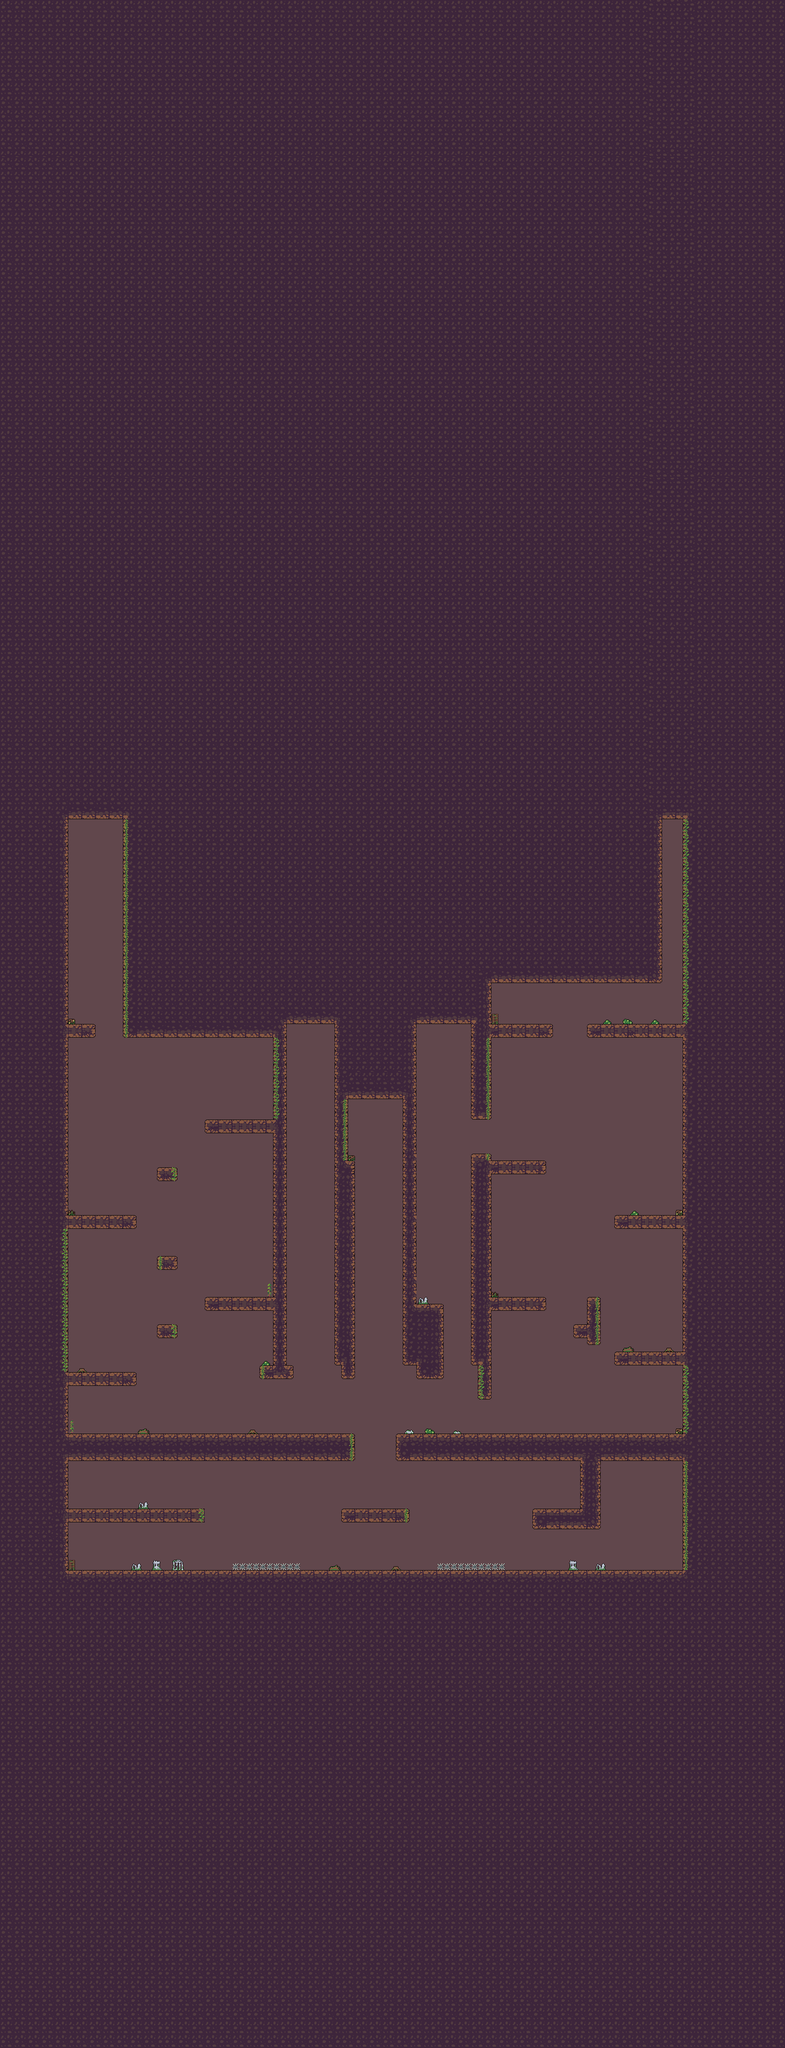

Rendered tile map (Tiled .tmx) drawn with the repository's tilesets; below, a short description and the map source with its tile grids summarised:
An orthogonal 115x300 tile map with 16x16 px tiles, 3 tile layers (bg, tiles, decor), 1 hidden layer not drawn, 3 tilesets and 30 objects (8x block_enemy, 7x weapon, 4x golem_enemy, 3x orc_enemy, 2x ouch, ...).

<map version="1.8" tiledversion="1.8.2" orientation="orthogonal" renderorder="right-down" width="115" height="300" tilewidth="16" tileheight="16" infinite="0" nextlayerid="8" nextobjectid="36">
 <tileset firstgid="1" source="../hackceler_tiles.tsx" />
 <tileset firstgid="121" source="../spike.tsx" />
 <tileset firstgid="1321" source="ruins_tileset.tsx" />
 <layer id="6" name="bg" width="115" height="300">
  <data>[34500 cells, 21850 non-empty, 1 distinct tile ids]</data>
 </layer>
 <layer id="1" name="tiles" width="115" height="300">
  <data>[34500 cells, 28194 non-empty, 61 distinct tile ids]</data>
 </layer>
 <layer id="7" name="decor" width="115" height="300">
  <data>[34500 cells, 235 non-empty, 35 distinct tile ids]</data>
 </layer>
 <layer id="4" name="platforms" width="115" height="300" visible="0">
  <data>[34500 cells, 1423 non-empty, 1 distinct tile ids]</data>
 </layer>
 <objectgroup id="5" name="objects">
  <object id="1" name="player" x="1576" y="2000" />
  <object id="2" name="trapped_jessse_npc" x="592" y="2604">
   <properties>
    <property name="stars" type="int" value="2" />
    <property name="walk_data" value="2000,W100,E100" />
   </properties>
  </object>
  <object id="3" name="trapped_raibbit_npc" x="1520" y="3588">
   <properties>
    <property name="stars" type="int" value="1" />
   </properties>
  </object>
  <object id="4" name="golem_enemy" x="1232" y="2368">
   <properties>
    <property name="respawn" type="bool" value="true" />
   </properties>
   <point />
  </object>
  <object id="5" name="golem_enemy" x="1552" y="2816">
   <properties>
    <property name="walk_data" value="2000,W100,E100" />
   </properties>
   <point />
  </object>
  <object id="6" name="golem_enemy" x="880" y="3504">
   <point />
  </object>
  <object id="7" name="golem_enemy" x="512" y="3008">
   <properties>
    <property name="respawn" type="bool" value="true" />
    <property name="walk_data" value="2000,E100,W100" />
   </properties>
   <point />
  </object>
  <object id="8" name="orc_enemy" x="1248" y="3012">
   <point />
  </object>
  <object id="9" name="orc_enemy" x="432" y="3508">
   <point />
  </object>
  <object id="11" name="orc_enemy" x="1488" y="3332">
   <properties>
    <property name="respawn" type="bool" value="true" />
    <property name="walk_data" value="2000,W300,E300" />
   </properties>
   <point />
  </object>
  <object id="13" name="weapon" x="1184" y="3008">
   <properties>
    <property name="type" value="gun" />
   </properties>
   <point />
  </object>
  <object id="14" name="weapon" x="1216" y="2688">
   <properties>
    <property name="type" value="cannon" />
   </properties>
   <point />
  </object>
  <object id="16" name="weapon" x="1552" y="3328">
   <properties>
    <property name="type" value="cannon" />
   </properties>
   <point />
  </object>
  <object id="18" name="ouch" x="1024" y="3664" width="160" height="16.5">
   <properties>
    <property name="damage" type="float" value="5" />
    <property name="min_distance" type="float" value="0" />
   </properties>
  </object>
  <object id="19" name="ouch" x="544" y="3664" width="160" height="16.5">
   <properties>
    <property name="damage" type="float" value="5" />
    <property name="min_distance" type="float" value="0" />
   </properties>
  </object>
  <object id="20" name="fire" x="224" y="2816">
   <properties>
    <property name="min_distance" type="float" value="100" />
   </properties>
   <point />
  </object>
  <object id="23" name="ruins_warp" x="192" y="3536">
   <point />
  </object>
  <object id="24" name="key_gate" x="1264" y="3632">
   <point />
  </object>
  <object id="25" name="block_enemy" x="800" y="3264">
   <properties>
    <property name="color" value="orange" />
   </properties>
   <point />
  </object>
  <object id="26" name="block_enemy" x="800" y="3328">
   <properties>
    <property name="color" value="orange" />
   </properties>
   <point />
  </object>
  <object id="27" name="block_enemy" x="736" y="3264">
   <properties>
    <property name="color" value="red" />
   </properties>
   <point />
  </object>
  <object id="28" name="block_enemy" x="736" y="3328">
   <properties>
    <property name="color" value="red" />
   </properties>
   <point />
  </object>
  <object id="29" name="weapon" x="1072" y="3144">
   <properties>
    <property name="type" value="orange_gun" />
   </properties>
   <point />
  </object>
  <object id="30" name="weapon" x="1071.75" y="3080">
   <properties>
    <property name="type" value="red_gun" />
   </properties>
   <point />
  </object>
  <object id="31" name="block_enemy" x="672" y="3264">
   <properties>
    <property name="color" value="blue" />
   </properties>
   <point />
  </object>
  <object id="32" name="block_enemy" x="672" y="3328">
   <properties>
    <property name="color" value="blue" />
   </properties>
   <point />
  </object>
  <object id="33" name="block_enemy" x="608" y="3264">
   <properties>
    <property name="color" value="green" />
   </properties>
   <point />
  </object>
  <object id="34" name="block_enemy" x="608" y="3328">
   <properties>
    <property name="color" value="green" />
   </properties>
   <point />
  </object>
  <object id="35" name="weapon" x="1072" y="3199.75">
   <properties>
    <property name="type" value="green_gun" />
   </properties>
   <point />
  </object>
  <object id="36" name="weapon" x="1072" y="3112">
   <properties>
    <property name="type" value="blue_gun" />
   </properties>
  </object>
 </objectgroup>
</map>
